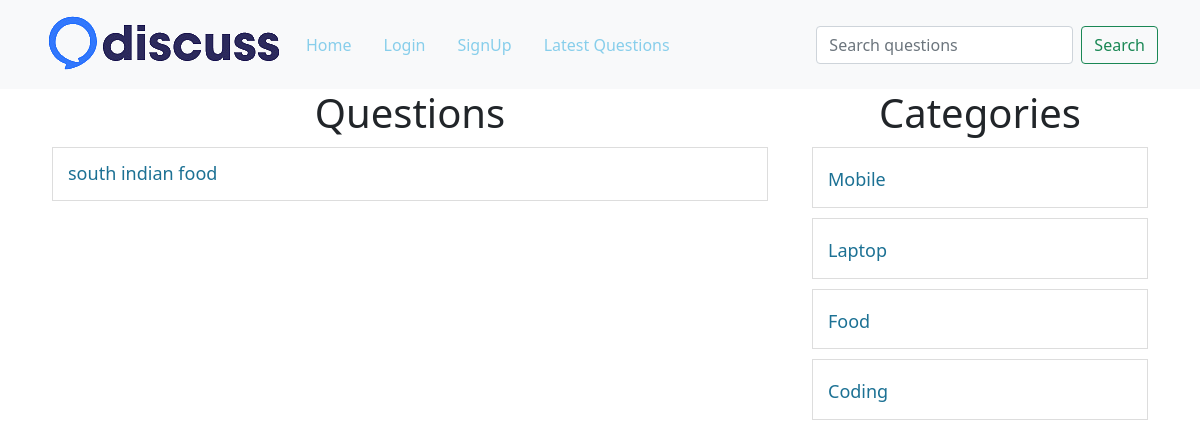
The page /?c-id=3 on the database its author committed.
### tables this page shows
CREATE TABLE `questions` (
  `id` int(10) NOT NULL,
  `title` varchar(100) NOT NULL,
  `description` varchar(300) NOT NULL,
  `category_id` int(10) NOT NULL,
  `user_id` int(10) NOT NULL
);

CREATE TABLE `category` (
  `id` int(30) NOT NULL,
  `name` varchar(100) NOT NULL
);

### client/categorylist.php (the view)
<div>
    <h1 class="heading">Categories</h1>
    <?php
    include('./common/db.php');
    $query="select * from category";
$result = $conn->query($query);
foreach($result as $row){
    $name=  ucfirst($row['name']);
    $id= $row['id'];
    echo "<div class='row question-list'>
    <h4><a href='?c-id=$id'>$name</a></h4>
    </div>";
}
    ?>
</div>

### client/questions.php (shortened to what this page needs)
<div class="container">
    <div class="row">
        <div class="col-8">
            <h1 class="heading">Questions</h1>
            <?php
            include("./common/db.php");
            if (isset($_GET["c-id"])) {
                $query = "select * from questions where category_id=$cid";
            } else if (isset($_GET["u-id"])) {
                $query = "select * from questions where user_id=$uid";
            } else if (isset($_GET["latest"])) {
                $query = "select * from questions order by id desc";
            } else if (isset($_GET["search"])) {
                 $query = "select * from questions where title LIKE '%$search%' ";
            }else {
                $query = "select * from questions";
            }
            $result = $conn->query($query);
            foreach ($result as $row) {
                $title = $row['title'];
                $id = $row['id'];
                echo "<div class='row question-list'>
    <h4 class='my-question'><a href='?q-id=$id'>$title</a>";
    echo "</h4></div>";
            }
            ?>
        </div>
        <div class="col-4">
            <?php include('categorylist.php'); ?>
        </div>
    </div>
</div>

### public/style.css (style rules this page uses)
a { color: skyblue !important; }
.heading { text-align: center; }
.question-list { border: 1px solid #ddd; padding: 15px; margin: 10px; }
.question-list h4 { margin: 0; padding: 0; }
.question-list a,.question-title { font-size: 18px; text-decoration: none; color: #1c7194 !important; }
.my-question { display: flex; justify-content: space-between; }

### rows shown on the page
questions: title "south indian food"
category: name "Mobile"
category: name "Laptop"
category: name "Food"
category: name "Coding"
